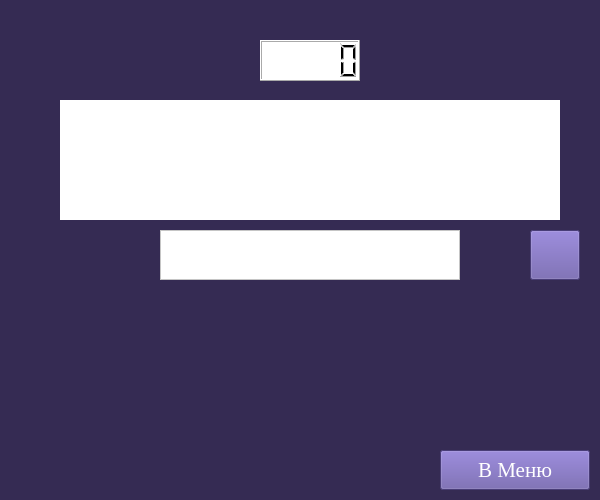
    <widget class="QWidget" name="CMMode">
     <property name="sizePolicy">
      <sizepolicy hsizetype="Fixed" vsizetype="Fixed">
       <horstretch>0</horstretch>
       <verstretch>0</verstretch>
      </sizepolicy>
     </property>
     <property name="minimumSize">
      <size>
       <width>600</width>
       <height>500</height>
      </size>
     </property>
     <property name="maximumSize">
      <size>
       <width>600</width>
       <height>500</height>
      </size>
     </property>
     <property name="styleSheet">
      <string notr="true">background-color: rgb(53, 43, 83);</string>
     </property>
     <widget class="QLCDNumber" name="lcdTimer">
      <property name="geometry">
       <rect>
        <x>260</x>
        <y>40</y>
        <width>100</width>
        <height>41</height>
       </rect>
      </property>
      <property name="styleSheet">
       <string notr="true">background-color: rgb(255, 255, 255);
color: rgb(0, 0, 0);</string>
      </property>
     </widget>
     <widget class="QLabel" name="outputText">
      <property name="geometry">
       <rect>
        <x>60</x>
        <y>100</y>
        <width>500</width>
        <height>120</height>
       </rect>
      </property>
      <property name="font">
       <font>
        <family>Times New Roman</family>
        <pointsize>16</pointsize>
       </font>
      </property>
      <property name="styleSheet">
       <string notr="true">background-color: rgb(255, 255, 255);
color: rgb(0, 0, 0);</string>
      </property>
      <property name="text">
       <string/>
      </property>
      <property name="alignment">
       <set>Qt::AlignCenter</set>
      </property>
     </widget>
     <widget class="QTextEdit" name="inputText">
      <property name="geometry">
       <rect>
        <x>160</x>
        <y>230</y>
        <width>300</width>
        <height>50</height>
       </rect>
      </property>
      <property name="styleSheet">
       <string notr="true">background-color: rgb(255, 255, 255);</string>
      </property>
      <property name="html">
       <string>&lt;!DOCTYPE HTML PUBLIC &quot;-//W3C//DTD HTML 4.0//EN&quot; &quot;http://www.w3.org/TR/REC-html40/strict.dtd&quot;&gt;
&lt;html&gt;&lt;head&gt;&lt;meta name=&quot;qrichtext&quot; content=&quot;1&quot; /&gt;&lt;style type=&quot;text/css&quot;&gt;
p, li { white-space: pre-wrap; }
&lt;/style&gt;&lt;/head&gt;&lt;body style=&quot; font-family:'MS Shell Dlg 2'; font-size:7.8pt; font-weight:400; font-style:normal;&quot;&gt;
&lt;p style=&quot;-qt-paragraph-type:empty; margin-top:0px; margin-bottom:0px; margin-left:0px; margin-right:0px; -qt-block-indent:0; text-indent:0px; font-family:'MS Shell Dlg 2'; font-size:8.25pt;&quot;&gt;&lt;br /&gt;&lt;/p&gt;&lt;/body&gt;&lt;/html&gt;</string>
      </property>
     </widget>
     <widget class="QPushButton" name="refreshCMBtn">
      <property name="geometry">
       <rect>
        <x>530</x>
        <y>230</y>
        <width>50</width>
        <height>50</height>
       </rect>
      </property>
      <property name="styleSheet">
       <string notr="true">background-color: rgb(102, 86, 166);</string>
      </property>
      <property name="text">
       <string/>
      </property>
      <property name="icon">
       <iconset>
        <normaloff>../Project/refreshIcon.png</normaloff>../Project/refreshIcon.png</iconset>
      </property>
      <property name="iconSize">
       <size>
        <width>40</width>
        <height>40</height>
       </size>
      </property>
     </widget>
     <widget class="QPushButton" name="goFromCMBtn">
      <property name="geometry">
       <rect>
        <x>440</x>
        <y>450</y>
        <width>150</width>
        <height>40</height>
       </rect>
      </property>
      <property name="font">
       <font>
        <family>Times New Roman</family>
        <pointsize>16</pointsize>
       </font>
      </property>
      <property name="styleSheet">
       <string notr="true">background-color: rgb(102, 86, 166);
color: rgb(255, 255, 255);</string>
      </property>
      <property name="text">
       <string>В Меню</string>
      </property>
     </widget>
    </widget>
